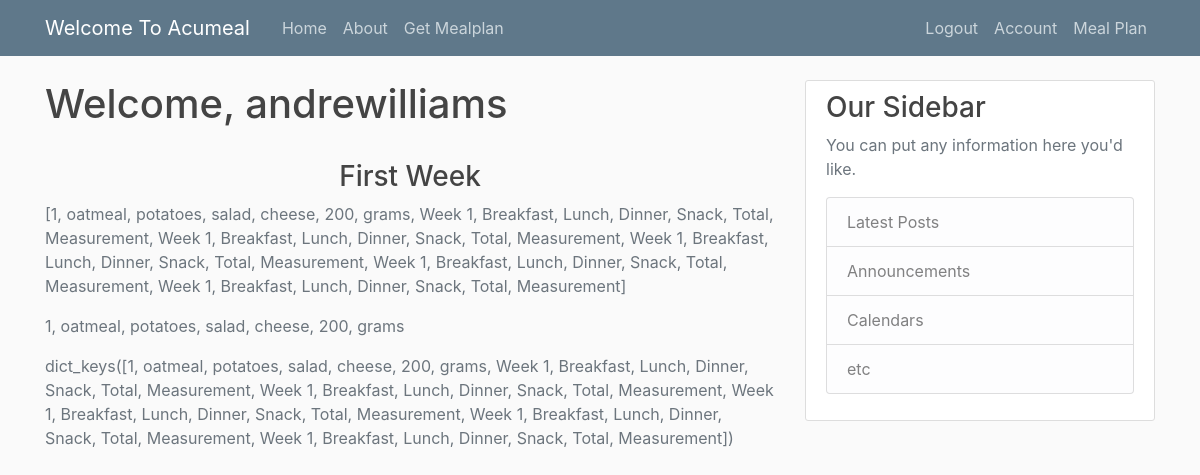
/mealplan (signed in), run on the app's committed database.
### flaskapp/models.py (models this page shows, shortened)
class User(db.Model, UserMixin):
    id = db.Column(db.Integer, primary_key=True)
    username = db.Column(db.String(20), unique=True, nullable=False)
    email = db.Column(db.String(120), unique=True, nullable=False)
    image_file = db.Column(db.String(20), nullable=False, default='default.jpg')
    password = db.Column(db.String(60), nullable=False)
    posts = db.relationship('Posts', backref='author', lazy=True) # related to posts: 1 to many relationship
    mealplan = db.relationship('Mealplan', backref='author', lazy=True) # 1 to many relationship with user
    meal = db.relationship('Meal', backref='author', lazy=True)

class Meal(db.Model):
    id = db.Column(db.Integer, primary_key=True)
    week = db.Column(db.String(20), nullable=False)
    breakfast = db.Column(db.String(20), nullable=False)
    lunch = db.Column(db.String(20), nullable=False)
    dinner = db.Column(db.String(20), nullable=False)
    snack = db.Column(db.String(20), nullable=False)
    total = db.Column(db.String(20), nullable=False)
    measurement = db.Column(db.String(20), nullable=False)
    user_id = db.Column(db.Integer, db.ForeignKey('user.id'), nullable=False)
    def __repr__(self):
        return f"{self.week}, {self.breakfast}, {self.lunch}, {self.dinner}, {self.snack}, {self.total}, {self.measurement}"

### flaskapp/routes.py (the view)
@app.route("/mealplan", methods=['GET', 'POST'])
@login_required
def mealplan():
    form = Meal()
    if current_user:
        pass
    breakfast = form.query.first()
    breakfast = form.query.all()
    form = form.query.first()
    hashtable = {}
    extra = []
    for i in breakfast:
        if i not in hashtable:
            hashtable[i] = 1
        else:
            extra.append(i)
    return render_template('mealplan.html', title='Mealplan', form=form, breakfast=breakfast, hash=hashtable.keys())

### flaskapp/models.py (called while the page is built)
@login_manager.user_loader
def load_user(user_id):
    return User.query.get(int(user_id))

### flaskapp/templates/mealplan.html
{% extends "base.html" %}
{% block content %}
          <h2 class="account-heading"> Welcome, {{ current_user.username }}</h2>
        <br>
          <center><strong> <h3 class=''> First Week </h2> </strong> </center>
        <p class="text-secondary">{{ breakfast }}</p>
        <p class="text-secondary">{{ form }}</p>
        <p class="text-secondary">{{ hash }}</p>
{% endblock content %}

### flaskapp/templates/base.html (shortened to what this page needs)
<!DOCTYPE html>
<html>
<head>
    <link rel="stylesheet" href="https://maxcdn.bootstrapcdn.com/bootstrap/4.0.0/css/bootstrap.min.css">
    <link rel="stylesheet" type="text/css" href="{{ url_for('static', filename='main.css') }}">
</head>
<body>
    <header class="site-header">
      <nav class="navbar navbar-expand-md navbar-dark bg-steel fixed-top">
        <div class="container">
          <a class="navbar-brand mr-4" href="/">Welcome To Acumeal</a>
          <div class="collapse navbar-collapse" id="navbarToggle">
            <div class="navbar-nav mr-auto">
              <a class="nav-item nav-link" href="{{ url_for("index")}}">Home</a>
              <a class="nav-item nav-link" href="{{ url_for("about") }}">About</a>
              {% block meal %}<a class="nav-item nav-link" href="{{ url_for("registration") }}">Get Mealplan</a> {% endblock meal %}
            </div>
            <div class="navbar-nav">
            {% if current_user.is_authenticated %}
              <a class="nav-item nav-link" href="{{ url_for("logout") }}">Logout</a>
              <a class="nav-item nav-link" href="{{ url_for("account") }}">Account</a>
              <a class="nav-item nav-link" href="{{ url_for("mealplan") }}">Meal Plan</a>
            {% else %}
              <a class="nav-item nav-link" href="{{ url_for("login") }}">Login</a>
              <a class="nav-item nav-link" href="{{ url_for("registration") }}">Register</a>
            {% endif%}
            </div>
          </div>
        </div>
      </nav>
    </header>
    <main role="main" class="container">
      <div class="row">
        <div class="col-md-8">
          {% block content %}{% endblock %}
        </div>
        <div class="col-md-4">
          <div class="content-section">
            <h3>Our Sidebar</h3>
            <p class='text-muted'>You can put any information here you'd like.
              <ul class="list-group">
                    <li class="list-group-item list-group-item-light">Latest Posts</li>
                    <li class="list-group-item list-group-item-light">Announcements</li>
                    <li class="list-group-item list-group-item-light">Calendars</li>
                    <li class="list-group-item list-group-item-light">etc</li>
              </ul>
            </p>
          </div>
        </div>
      </div>
    </main>
</body>
</html>

### flaskapp/static/main.css (style rules this page uses)
body { background: #fafafa; color: #333333; margin-top: 5rem; }
h1, h2, h3, h4, h5, h6 { color: #444444; }
.bg-steel { background-color: #5f788a; }
.site-header .navbar-nav .nav-link { color: #cbd5db; }
.content-section { background: #ffffff; padding: 10px 20px; border: 1px solid #dddddd; border-radius: 3px; margin-bottom: 20px; }
.account-heading { font-size: 2.5rem; }

### data on the page
User: username "andrewilliams"
Meal: week+breakfast+lunch "[1, oatmeal, potatoes, salad, cheese, 200, grams, Week 1, Breakfast, Lunch, Dinner, Snack, Total, Measurement, Week 1, Breakfast, Lunch, Dinner, Snack, Total, Measurement, Week 1, Breakfast, Lunch, Dinner, Snack, Total, Measurement, Week 1, Breakfast, Lunch, Dinner, Snack, Total, Measurement, Week 1, Breakfast, Lunch, Dinner, Snack, Total, Measurement]", week+breakfast+lunch "1, oatmeal, potatoes, salad, cheese, 200, grams", week+breakfast+lunch "dict_keys([1, oatmeal, potatoes, salad, cheese, 200, grams, Week 1, Breakfast, Lunch, Dinner, Snack, Total, Measurement, Week 1, Breakfast, Lunch, Dinner, Snack, Total, Measurement, Week 1, Breakfast, Lunch, Dinner, Snack, Total, Measurement, Week 1, Breakfast, Lunch, Dinner, Snack, Total, Measurement, Week 1, Breakfast, Lunch, Dinner, Snack, Total, Measurement])"
